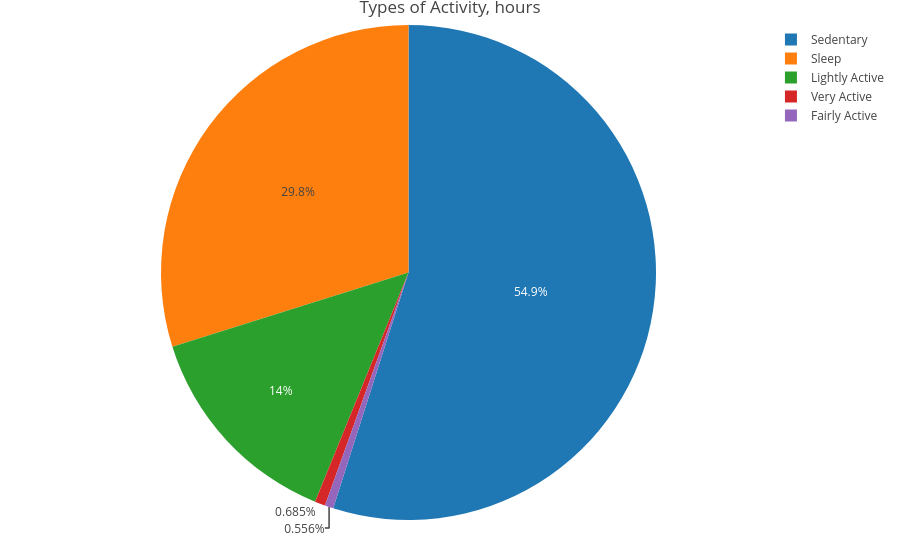

The code cell stored with this chart in its notebook:
### Markdown cell above
### Types of Daily Activity

Let's analyze the daily_activity,csv and visualize whta part of a day is being taking by activity and sleep  with a pie chart using plotly package

### Code cell
activity_minutes_values <- c(0.1644086, 0.1334194, 3.357312, (24 - (0.1644086 + 0.1334194 + 3.357312 + 7.16386)), 7.16386) #numebers are taken from "Activity Levels and Sleep"
activity_minutes_labels <- c("Very Active", "Fairly Active", "Lightly Active", "Sedentary", "Sleep" )
activity_minutes_pie <- data.frame(activity_minutes_labels, activity_minutes_values)
fig <- plot_ly(activity_minutes_pie, labels = ~activity_minutes_labels, values = ~activity_minutes_values, type = 'pie')
fig <- fig %>% layout(title = 'Types of Activity, hours')
fig

### Figure 1 — Plotly figure (JSON) as saved in the notebook; plotly's stock layout.template omitted (floating-point values rounded to 4 significant figures)
{"data": [{"labels": ["Very Active", "Fairly Active", "Lightly Active", "Sedentary", "Sleep"], "values": [0.1644, 0.1334, 3.357, 13.18, 7.164], "type": "pie", "marker": {"color": "rgba(31,119,180,1)", "line": {"color": "rgba(255,255,255,1)"}}}], "layout": {"margin": {"b": 40, "l": 60, "t": 25, "r": 10}, "title": {"text": "Types of Activity, hours"}, "hovermode": "closest", "showlegend": true, "autosize": true}}
